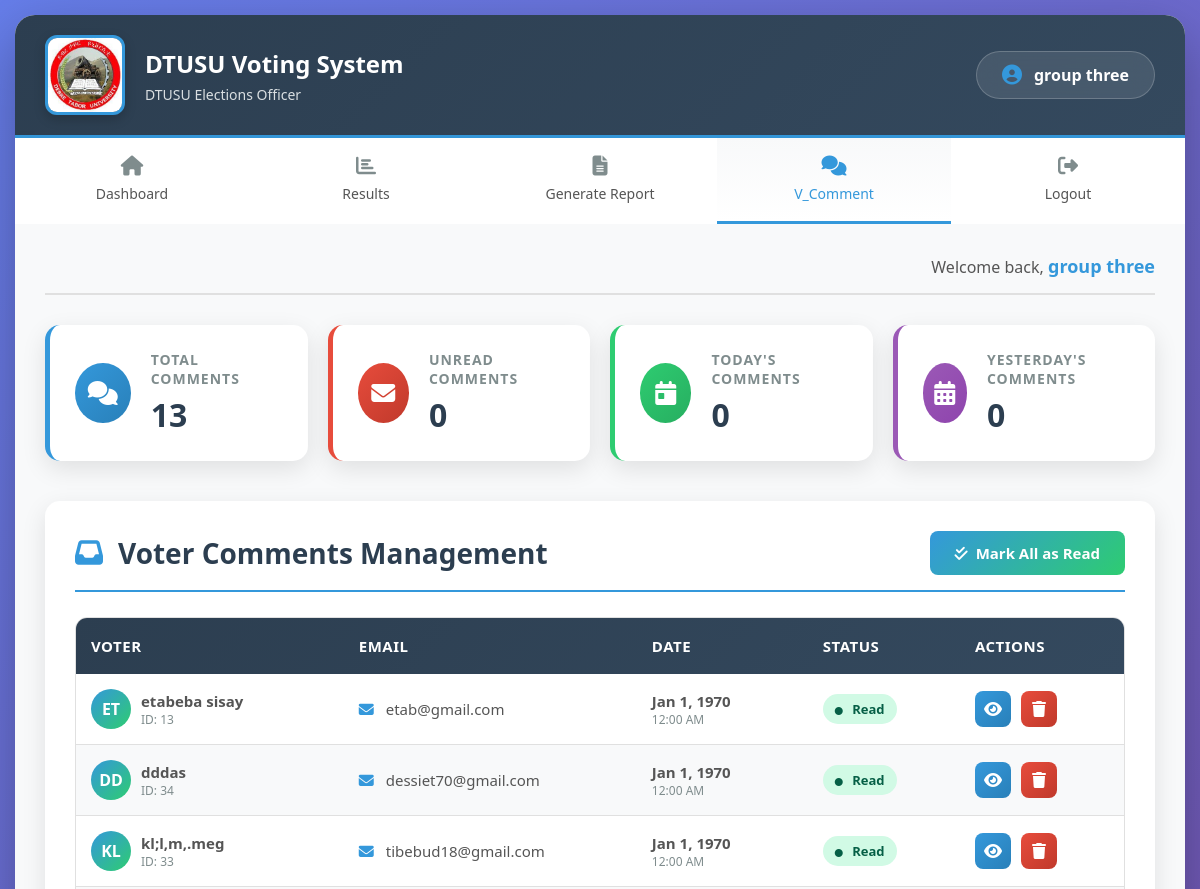
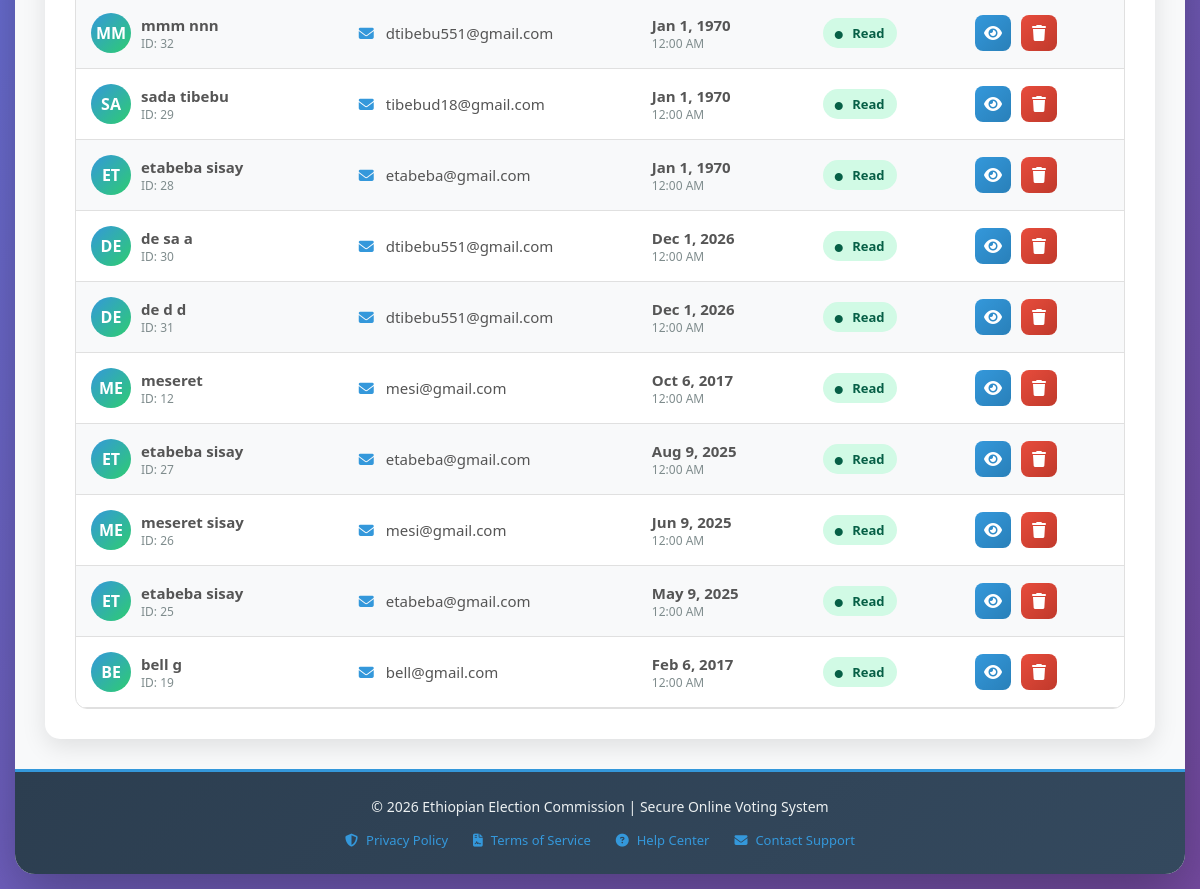
/o_comment.php (signed in), run on the app's committed database (2 pictures, top to bottom).
### tables this page shows
CREATE TABLE `user` (
  `fname` varchar(25) NOT NULL,
  `mname` varchar(25) NOT NULL,
  `lname` varchar(25) NOT NULL,
  `u_id` varchar(15) NOT NULL,
  `sex` varchar(10) NOT NULL,
  `age` varchar(25) NOT NULL,
  `phone` varchar(15) NOT NULL,
  `email` varchar(30) NOT NULL,
  `role` enum('admin','officer','department','discipline_committee','candidate') NOT NULL,
  `username` varchar(25) NOT NULL,
  `password` varchar(255) NOT NULL,
  `status` int(1) NOT NULL,
  `station` varchar(25) NOT NULL,
  `login_attempts` int(11) NOT NULL DEFAULT 0,
  `last_attempt` datetime DEFAULT NULL
);

CREATE TABLE `comment` (
  `c_id` int(22) NOT NULL,
  `u_id` varchar(200) NOT NULL,
  `name` varchar(60) NOT NULL,
  `email` varchar(20) NOT NULL,
  `content` varchar(500) NOT NULL,
  `date` varchar(20) NOT NULL,
  `status` varchar(10) NOT NULL
);

### o_comment.php (the view, shortened to what this page needs)
<?php
include("connection.php");
    ?>
    <?php
$user_id = $_SESSION['u_id'];
$stmt = $conn->prepare("SELECT fname, mname FROM user WHERE u_id = ?");
$stmt->bind_param("s", $user_id);
$stmt->execute();
$result_user = $stmt->get_result();
if ($result_user->num_rows > 0) {
    $row_user = $result_user->fetch_assoc();
    $FirstName = htmlspecialchars($row_user['fname']);
    $middleName = htmlspecialchars($row_user['mname']);
} else {
    $FirstName = "Election";
    $middleName = "Officer";
}
$result_unread = $conn->query("SELECT c_id FROM comment WHERE status = 'unread'");
$countav = $result_unread->num_rows;
$result_all = $conn->query("SELECT * FROM comment ORDER BY date DESC");
$count = $result_all->num_rows;
$today = date('Y-m-d');
$yesterday = date('Y-m-d', strtotime('-1 day'));
$today_comments = $conn->query("SELECT COUNT(*) as count FROM comment WHERE DATE(date) = '$today'")->fetch_assoc()['count'];
$yesterday_comments = $conn->query("SELECT COUNT(*) as count FROM comment WHERE DATE(date) = '$yesterday'")->fetch_assoc()['count'];
$total_comments = $conn->query("SELECT COUNT(*) as count FROM comment")->fetch_assoc()['count'];
?>
<!DOCTYPE html>
<html lang="en">
<head>
    <link rel="stylesheet" href="https://cdnjs.cloudflare.com/ajax/libs/font-awesome/6.4.0/css/all.min.css">
</head>
<body>
    <div class="container">
        <header class="header">
            <div class="logo-section">
                <img src="img/logo.jpg" alt="System Logo" class="logo-img">
                <div class="header-text">
                    <h1> DTUSU Voting System</h1>
                    <p>  DTUSU Elections Officer  </p>
                </div>
            </div>
            <div class="user-info">
                <i class="fas fa-user-circle"></i>
                <span><?php echo "$FirstName $middleName"; ?></span>
            </div>
        </header>
        <nav class="navbar">
            <ul class="nav-menu">
                <li class="nav-item">
                    <a href="e_officer.php" class="nav-link">
                        <i class="fas fa-home"></i>
                        <span>Dashboard</span>
                    </a>
                </li>
                <li class="nav-item">
                    <a href="o_result.php" class="nav-link">
                        <i class="fas fa-chart-bar"></i>
                        <span>Results</span>
                    </a>
                </li>
                <li class="nav-item">
                    <a href="o_generate.php" class="nav-link">
                        <i class="fas fa-file-alt"></i>
                        <span>Generate Report</span>
                    </a>
                </li>
                <li class="nav-item">
                    <a href="o_comment.php" class="nav-link active">
                        <i class="fas fa-comments"></i>
                        <span>V_Comment</span>
                    </a>
                </li>
                <li class="nav-item">
                    <a href="logout.php" class="nav-link">
                        <i class="fas fa-sign-out-alt"></i>
                        <span>Logout</span>
                    </a>
                </li>
            </ul>
        </nav>
        <div class="main-content">
            <div class="welcome-section">
                <p class="welcome-text">
                    Welcome back, <strong><?php echo "$FirstName $middleName"; ?></strong>
                </p>
            </div>
            <div class="stats-container">
                <div class="stat-card total">
                    <div class="stat-icon">
                        <i class="fas fa-comments"></i>
                    </div>
                    <div class="stat-info">
                        <h3>Total Comments</h3>
                        <div class="stat-number"><?php echo $total_comments; ?></div>
                    </div>
                </div>
                <div class="stat-card unread">
                    <div class="stat-icon">
                        <i class="fas fa-envelope"></i>
                    </div>
                    <div class="stat-info">
                        <h3>Unread Comments</h3>
                        <div class="stat-number"><?php echo $countav; ?></div>
                    </div>
                </div>
                <div class="stat-card today">
                    <div class="stat-icon">
                        <i class="fas fa-calendar-day"></i>
                    </div>
                    <div class="stat-info">
                        <h3>Today's Comments</h3>
                        <div class="stat-number"><?php echo $today_comments; ?></div>
                    </div>
                </div>
                <div class="stat-card yesterday">
                    <div class="stat-icon">
                        <i class="fas fa-calendar-alt"></i>
                    </div>
                    <div class="stat-info">
                        <h3>Yesterday's Comments</h3>
                        <div class="stat-number"><?php echo $yesterday_comments; ?></div>
                    </div>
                </div>
            </div>
            <div class="comments-section">
                <div class="section-header">
                    <h2>
                        <i class="fas fa-inbox"></i>
                        Voter Comments Management
                    </h2>
                    <div class="section-actions">
                        <button class="action-btn" onclick="markAllAsRead()">
                            <i class="fas fa-check-double"></i>
                            Mark All as Read
                        </button>
                    </div>
                </div>
                <?php if ($count > 0): ?>
                    <div class="comments-table-container">
                        <table class="comments-table">
                            <thead>
                                <tr>
                                    <th>Voter</th>
                                    <th class="email-column">Email</th>
                                    <th>Date</th>
                                    <th>Status</th>
                                    <th>Actions</th>
                                </tr>
                            </thead>
                            <tbody>
                                <?php while ($row = $result_all->fetch_assoc()):
                                    $ctrl = urlencode($row['c_id']);
                                    $name = htmlspecialchars($row['name']);
                                    $email = htmlspecialchars($row['email']);
                                    $date = htmlspecialchars($row['date']);
                                    $status = htmlspecialchars($row['status']);
                                    $status_class = $status == 'unread' ? 'status-unread' : 'status-read';
                                    $status_text = $status == 'unread' ? 'Unread' : 'Read';
                                    $initials = strtoupper(substr($name, 0, 2));
                                ?>
                                <tr>
                                    <td>
                                        <div class="user-avatar">
                                            <div class="avatar"><?php echo $initials; ?></div>
                                            <div>
                                                <strong><?php echo $name; ?></strong>
                                                <div style="font-size: 12px; color: #7f8c8d;">ID: <?php echo htmlspecialchars($row['c_id']); ?></div>
                                            </div>
                                        </div>
                                    </td>
                                    <td class="email-column email-cell" title="<?php echo $email; ?>">
                                        <i class="fas fa-envelope" style="color: #3498db; margin-right: 8px;"></i>
                                        <?php echo $email; ?>
                                    </td>
                                    <td>
                                        <div style="display: flex; flex-direction: column;">
                                            <span style="font-weight: 600;"><?php echo date('M j, Y', strtotime($date)); ?></span>
                                            <span style="font-size: 12px; color: #7f8c8d;"><?php echo date('g:i A', strtotime($date)); ?></span>
                                        </div>
                                    </td>
                                    <td>
                                        <span class="status-badge <?php echo $status_class; ?>">
                                            <i class="fas fa-circle" style="font-size: 8px; margin-right: 6px;"></i>
                                            <?php echo $status_text; ?>
                                        </span>
                                    </td>
                                    <td>
                                        <div class="table-actions">
                                            <button class="table-btn view" onclick="viewComment('<?php echo $ctrl; ?>')" title="View Comment">
                                                <i class="fas fa-eye"></i>
                                            </button>
                                            <button class="table-btn delete" onclick="deleteComment('<?php echo $ctrl; ?>')" title="Delete Comment">
                                                <i class="fas fa-trash"></i>
                                            </button>
                                        </div>
                                    </td>
                                </tr>
                                <?php endwhile; ?>
                            </tbody>
                        </table>
                    </div>
                <?php endif; ?>
            </div>
        </div>
        <footer class="footer">
            <p class="footer-text">
                &copy; <?php echo date("Y"); ?> Ethiopian Election Commission | Secure Online Voting System
            </p>
            <div class="footer-links">
                <a href="#" class="footer-link">
                    <i class="fas fa-shield-alt"></i>
                    <span>Privacy Policy</span>
                </a>
                <a href="#" class="footer-link">
                    <i class="fas fa-file-contract"></i>
                    <span>Terms of Service</span>
                </a>
                <a href="#" class="footer-link">
                    <i class="fas fa-question-circle"></i>
                    <span>Help Center</span>
                </a>
                <a href="#" class="footer-link">
                    <i class="fas fa-envelope"></i>
                    <span>Contact Support</span>
                </a>
            </div>
        </footer>
    </div>
</body>
</html>

### data on the page
user: fname "group", mname "three"
comment: name "ET", name "etabeba sisay", c_id "13", email "etab@gmail.com", date "Jan 1, 1970", date "12:00 AM", status "Read"
comment: name "DD", name "dddas", c_id "34", email "dessiet70@gmail.com", date "Jan 1, 1970", date "12:00 AM", status "Read"
comment: name "KL", name "kl;l,m,.meg", c_id "33", email "tibebud18@gmail.com", date "Jan 1, 1970", date "12:00 AM", status "Read"
comment: name "MM", name "mmm nnn", c_id "32", email "dtibebu551@gmail.com", date "Jan 1, 1970", date "12:00 AM", status "Read"
comment: name "SA", name "sada tibebu", c_id "29", email "tibebud18@gmail.com", date "Jan 1, 1970", date "12:00 AM", status "Read"
comment: name "ET", name "etabeba sisay", c_id "28", email "etabeba@gmail.com", date "Jan 1, 1970", date "12:00 AM", status "Read"
comment: name "DE", name "de sa a", c_id "30", email "dtibebu551@gmail.com", date "Dec 1, 2026", date "12:00 AM", status "Read"
comment: name "DE", name "de d d", c_id "31", email "dtibebu551@gmail.com", date "Dec 1, 2026", date "12:00 AM", status "Read"
comment: name "ME", name "meseret", c_id "12", email "mesi@gmail.com", date "Oct 6, 2017", date "12:00 AM", status "Read"
comment: name "ET", name "etabeba sisay", c_id "27", email "etabeba@gmail.com", date "Aug 9, 2025", date "12:00 AM", status "Read"
comment: name "ME", name "meseret sisay", c_id "26", email "mesi@gmail.com", date "Jun 9, 2025", date "12:00 AM", status "Read"
comment: name "ET", name "etabeba sisay", c_id "25", email "etabeba@gmail.com", date "May 9, 2025", date "12:00 AM", status "Read"
comment: name "BE", name "bell g", c_id "19", email "bell@gmail.com", date "Feb 6, 2017", date "12:00 AM", status "Read"

### other printed values
$total_comments "13"
$countav "0"
$today_comments "0"
$yesterday_comments "0"
